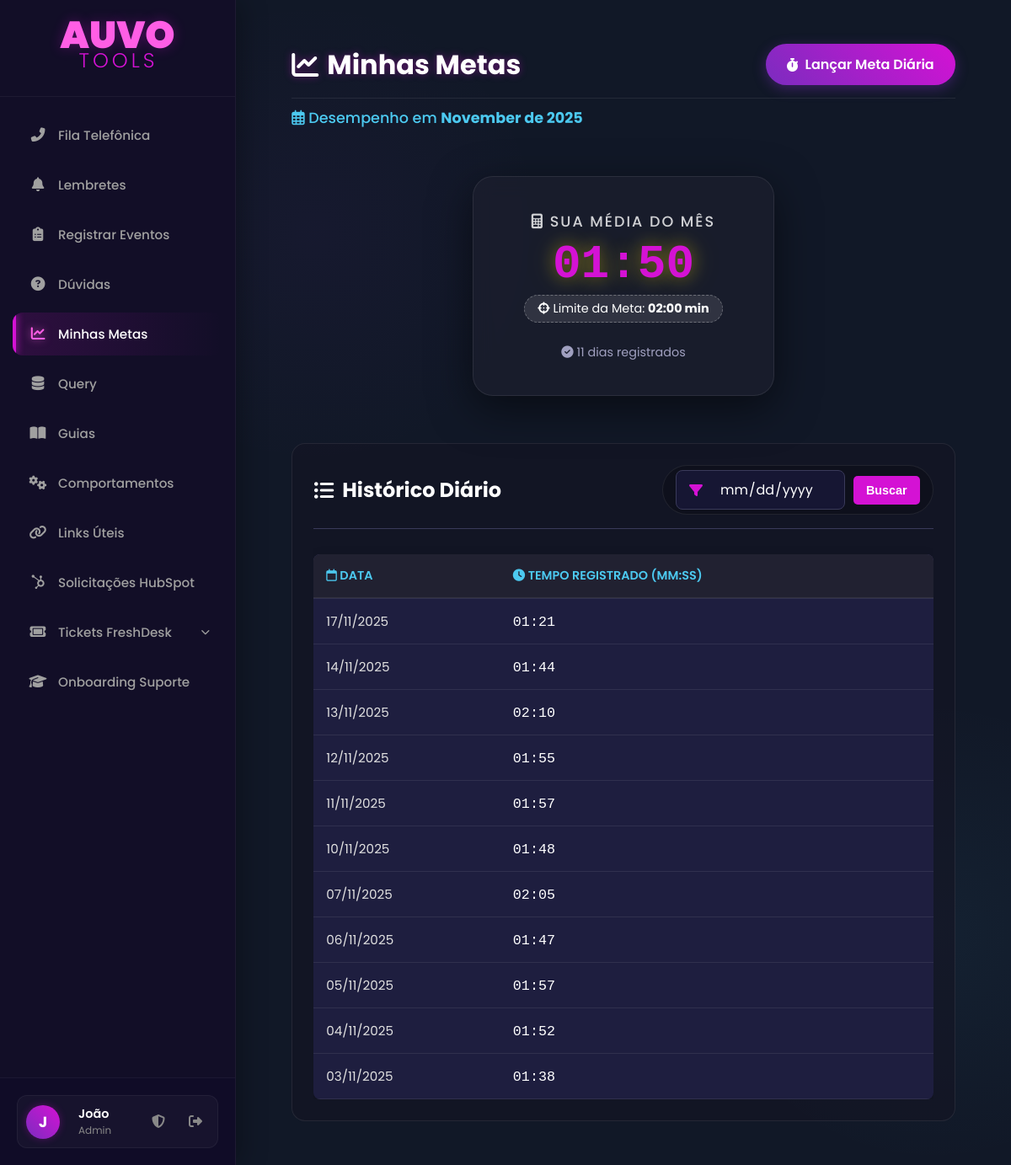
/minhas-metas (signed in), run on an earlier commit of the app's database.
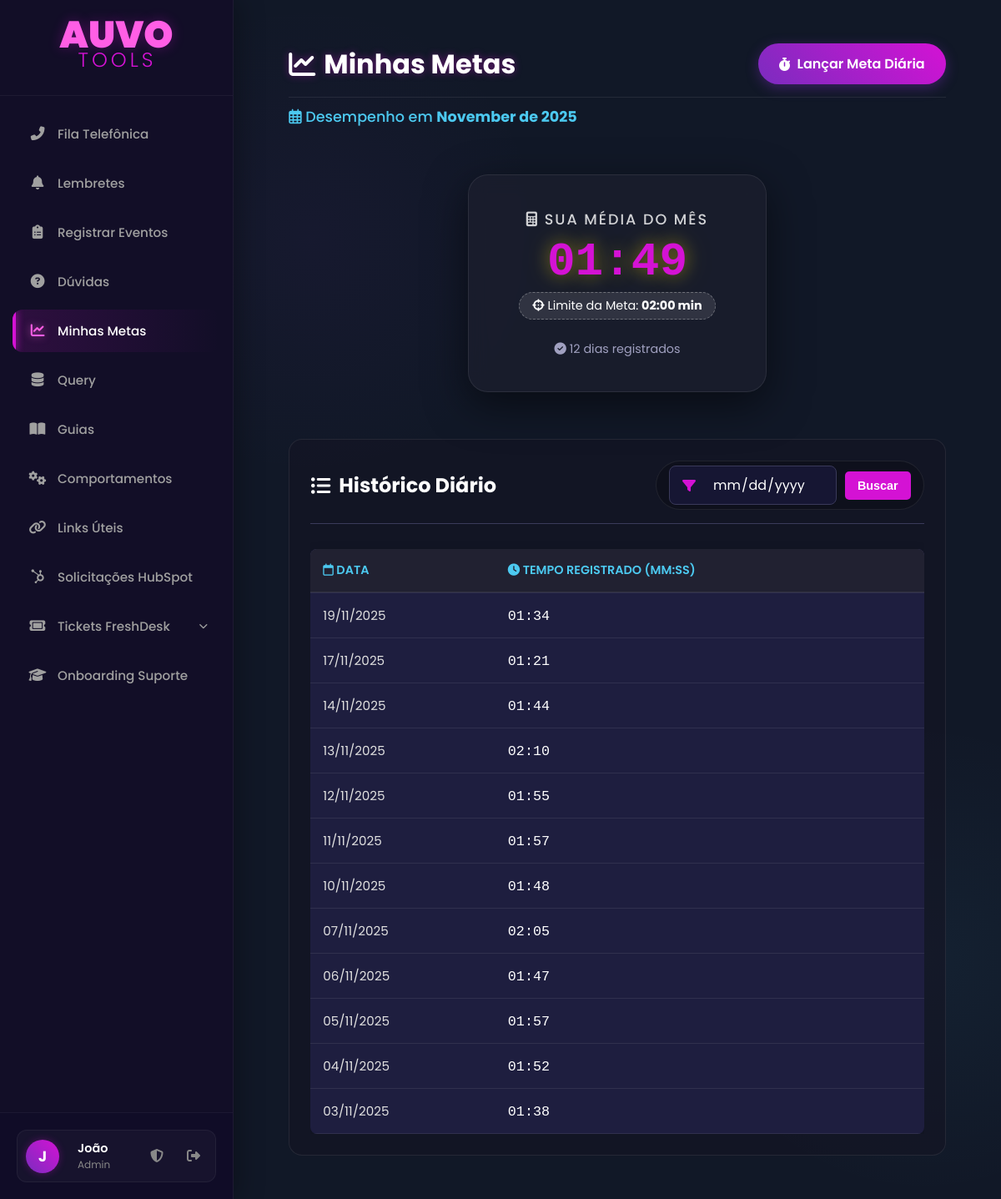
And on a later commit of the database.
### app.py (models this page shows)
class ServiceTime(db.Model):
    id = db.Column(db.Integer, primary_key=True)
    time_in_seconds = db.Column(db.Integer, nullable=False)
    date_recorded = db.Column(db.DateTime, default=datetime.utcnow)
    user_id = db.Column(db.Integer, db.ForeignKey('user.id'), nullable=False)
    user = db.relationship('User', backref='service_times')

### app.py (the view)
@app.route('/minhas-metas', methods=['GET'])
@login_required
def minhas_metas():
    now = datetime.utcnow()
    search_date_str = request.args.get('search_date')
    query = ServiceTime.query.filter(ServiceTime.user_id == current_user.id, extract('year', ServiceTime.date_recorded) == now.year, extract('month', ServiceTime.date_recorded) == now.month)
    if search_date_str:
        try:
            selected_date = datetime.strptime(search_date_str, '%Y-%m-%d')
            query = query.filter(db.func.date(ServiceTime.date_recorded) == selected_date.date())
        except ValueError:
            flash("Formato de data inválido.", "warning")
    my_records = query.order_by(ServiceTime.date_recorded.desc()).all()
    all_my_monthly_records = ServiceTime.query.filter(ServiceTime.user_id == current_user.id, extract('year', ServiceTime.date_recorded) == now.year, extract('month', ServiceTime.date_recorded) == now.month).all()
    my_average_time = calculate_average_time(all_my_monthly_records)
    return render_template('minhas_metas.html', title="Minhas Metas", my_average_time=my_average_time, my_records=my_records, all_my_monthly_records_count=len(all_my_monthly_records), search_date=search_date_str, now=now)

### app.py (called while the page is built)
def calculate_average_time(records):
    if not records: return "00:00"
    total_seconds = sum(r.time_in_seconds for r in records)
    avg_seconds = total_seconds / len(records)
    avg_minutes = int(avg_seconds // 60)
    avg_remaining_seconds = int(avg_seconds % 60)
    return f"{avg_minutes:02d}:{avg_remaining_seconds:02d}"

@app.context_processor
def inject_now():
    return {'now': datetime.utcnow()}

@login_manager.user_loader
def load_user(user_id):
    return User.query.get(int(user_id))

### templates/minhas_metas.html (shortened to what this page needs)
{% extends "base.html" %}
{% block head_extra %}
<link rel="stylesheet" href="https://cdnjs.cloudflare.com/ajax/libs/font-awesome/6.2.0/css/all.min.css">
{% endblock %}
{% block content %}
<div class="page-container">
    <div class="page-header">
        <h1><i class="fa-solid fa-chart-line"></i> {{ title }}</h1>
        <a href="{{ url_for('lancar_tempo') }}" class="action-btn resolve-btn">
            <i class="fa-solid fa-stopwatch"></i> Lançar Meta Diária
        </a>
    </div>
    <p class="subtitle">
        <i class="fa-regular fa-calendar-alt"></i> Desempenho em <strong>{{ now.strftime('%B de %Y') }}</strong>
    </p>
    <div class="report-section">
        <div class="my-average-card">
            {% if my_average_time > '02:00' %}
                {% set color_class = 'status-red' %}
            {% elif my_average_time >= '01:45' %}
                {% set color_class = 'status-yellow' %}
            {% else %}
                {% set color_class = 'status-green' %}
            {% endif %}
            <h2><i class="fa-solid fa-calculator"></i> Sua Média do Mês</h2>
            <p class="average-time {{ color_class }}">{{ my_average_time }}</p>
            <div class="meta-target">
                <i class="fa-solid fa-crosshairs"></i> Limite da Meta: <strong>02:00 min</strong>
            </div>
            <p class="record-count">
                <i class="fa-solid fa-check-circle"></i> {{ all_my_monthly_records_count }} dias registrados
            </p>
        </div>
    </div>
    <div class="log-time-section">
        <div class="history-header">
            <h2><i class="fa-solid fa-list-ul"></i> Histórico Diário</h2>
            <form method="GET" action="{{ url_for('minhas_metas') }}" class="filter-form">
                <div class="date-input-wrapper">
                    <i class="fa-solid fa-filter" style="color: var(--neon-purple);"></i>
                    <input type="date" name="search_date" value="{{ search_date or '' }}" title="Filtrar por data">
                </div>
                <div class="filter-actions">
                    <button type="submit" class="btn-search">Buscar</button>
                </div>
            </form>
        </div>
        {% if my_records %}
            <div style="overflow-x: auto;">
                <table class="styled-table">
                    <thead>
                        <tr>
                            <th><i class="fa-regular fa-calendar"></i> Data</th>
                            <th><i class="fa-solid fa-clock"></i> Tempo Registrado (MM:SS)</th>
                        </tr>
                    </thead>
                    <tbody>
                        {% for record in my_records %}
                        <tr>
                            <td>{{ record.date_recorded.strftime('%d/%m/%Y') }}</td>
                            <td>
                                <span style="color: #fff; font-family: monospace; font-size: 1.1em;">
                                    {{ '%02d:%02d' % (record.time_in_seconds // 60, record.time_in_seconds % 60) }}
                                </span>
                            </td>
                        </tr>
                        {% endfor %}
                    </tbody>
                </table>
            </div>
        {% else %}
            <div class="empty-message">
                <i class="fa-regular fa-folder-open" style="font-size: 2rem; margin-bottom: 10px;"></i>
                <p>Nenhum tempo registrado para a data selecionada.</p>
            </div>
        {% endif %}
    </div>
</div>
{% endblock %}

What changed in the data, as far as the page shows it:
added ServiceTime: date_recorded "19/11/2025", time_in_seconds "01:34"
Also different on the page:
{{ my_average_time }}: "01:50" → "01:49"
{{ all_my_monthly_records_count }}: "11" → "12"
